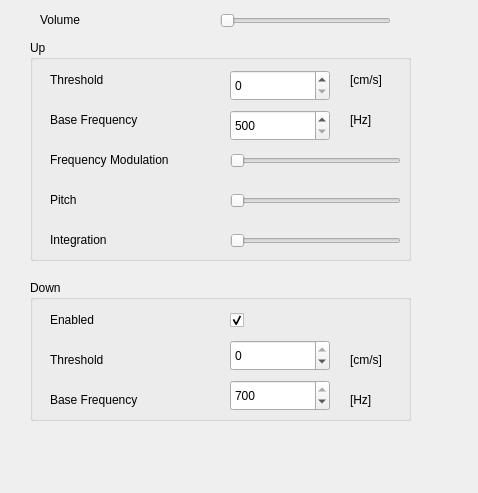
<?xml version="1.0" encoding="UTF-8"?>
<ui version="4.0">
 <class>AcousticFrame</class>
 <widget class="QWidget" name="AcousticFrame">
  <property name="geometry">
   <rect>
    <x>0</x>
    <y>0</y>
    <width>478</width>
    <height>493</height>
   </rect>
  </property>
  <property name="windowTitle">
   <string>Acoustic</string>
  </property>
  <widget class="QLabel" name="textLabel_Volume">
   <property name="geometry">
    <rect>
     <x>40</x>
     <y>10</y>
     <width>150</width>
     <height>20</height>
    </rect>
   </property>
   <property name="text">
    <string>Volume</string>
   </property>
   <property name="wordWrap">
    <bool>false</bool>
   </property>
  </widget>
  <widget class="QSlider" name="slider_Volume">
   <property name="geometry">
    <rect>
     <x>220</x>
     <y>10</y>
     <width>171</width>
     <height>21</height>
    </rect>
   </property>
   <property name="maximum">
    <number>100</number>
   </property>
   <property name="singleStep">
    <number>25</number>
   </property>
   <property name="pageStep">
    <number>25</number>
   </property>
   <property name="orientation">
    <enum>Qt::Horizontal</enum>
   </property>
  </widget>
  <widget class="QGroupBox" name="groupBox_Up">
   <property name="geometry">
    <rect>
     <x>30</x>
     <y>40</y>
     <width>381</width>
     <height>221</height>
    </rect>
   </property>
   <property name="title">
    <string>Up</string>
   </property>
   <widget class="QLabel" name="textLabel_ThresholdUnit_2">
    <property name="geometry">
     <rect>
      <x>320</x>
      <y>30</y>
      <width>67</width>
      <height>20</height>
     </rect>
    </property>
    <property name="text">
     <string>[cm/s]</string>
    </property>
    <property name="wordWrap">
     <bool>false</bool>
    </property>
   </widget>
   <widget class="QLabel" name="textLabel_UpFreq">
    <property name="geometry">
     <rect>
      <x>20</x>
      <y>70</y>
      <width>150</width>
      <height>20</height>
     </rect>
    </property>
    <property name="text">
     <string>Base Frequency</string>
    </property>
    <property name="wordWrap">
     <bool>false</bool>
    </property>
   </widget>
   <widget class="QLabel" name="textLabel_Threshold">
    <property name="geometry">
     <rect>
      <x>20</x>
      <y>30</y>
      <width>134</width>
      <height>20</height>
     </rect>
    </property>
    <property name="text">
     <string>Threshold</string>
    </property>
    <property name="wordWrap">
     <bool>false</bool>
    </property>
   </widget>
   <widget class="QSpinBox" name="spinBox_UpFreq">
    <property name="geometry">
     <rect>
      <x>200</x>
      <y>70</y>
      <width>100</width>
      <height>31</height>
     </rect>
    </property>
    <property name="minimum">
     <number>500</number>
    </property>
    <property name="maximum">
     <number>1400</number>
    </property>
    <property name="singleStep">
     <number>1</number>
    </property>
   </widget>
   <widget class="QSpinBox" name="spinBox_Threshold">
    <property name="geometry">
     <rect>
      <x>200</x>
      <y>30</y>
      <width>100</width>
      <height>31</height>
     </rect>
    </property>
    <property name="minimum">
     <number>0</number>
    </property>
    <property name="maximum">
     <number>20</number>
    </property>
   </widget>
   <widget class="QSlider" name="slider_Pitch">
    <property name="geometry">
     <rect>
      <x>200</x>
      <y>150</y>
      <width>171</width>
      <height>21</height>
     </rect>
    </property>
    <property name="minimum">
     <number>1</number>
    </property>
    <property name="maximum">
     <number>7</number>
    </property>
    <property name="pageStep">
     <number>1</number>
    </property>
    <property name="orientation">
     <enum>Qt::Horizontal</enum>
    </property>
   </widget>
   <widget class="QLabel" name="textLabel_Integration">
    <property name="geometry">
     <rect>
      <x>20</x>
      <y>190</y>
      <width>150</width>
      <height>20</height>
     </rect>
    </property>
    <property name="text">
     <string>Integration</string>
    </property>
    <property name="wordWrap">
     <bool>false</bool>
    </property>
   </widget>
   <widget class="QSlider" name="slider_Integration">
    <property name="geometry">
     <rect>
      <x>200</x>
      <y>190</y>
      <width>171</width>
      <height>21</height>
     </rect>
    </property>
    <property name="minimum">
     <number>1</number>
    </property>
    <property name="maximum">
     <number>35</number>
    </property>
    <property name="orientation">
     <enum>Qt::Horizontal</enum>
    </property>
   </widget>
   <widget class="QLabel" name="textLabel_FreqMod">
    <property name="geometry">
     <rect>
      <x>20</x>
      <y>110</y>
      <width>162</width>
      <height>20</height>
     </rect>
    </property>
    <property name="text">
     <string>Frequency Modulation</string>
    </property>
    <property name="wordWrap">
     <bool>false</bool>
    </property>
   </widget>
   <widget class="QLabel" name="textLabel_Pitch">
    <property name="geometry">
     <rect>
      <x>20</x>
      <y>150</y>
      <width>150</width>
      <height>20</height>
     </rect>
    </property>
    <property name="text">
     <string>Pitch</string>
    </property>
    <property name="wordWrap">
     <bool>false</bool>
    </property>
   </widget>
   <widget class="QSlider" name="slider_FreqMod">
    <property name="geometry">
     <rect>
      <x>200</x>
      <y>110</y>
      <width>171</width>
      <height>21</height>
     </rect>
    </property>
    <property name="cursor">
     <cursorShape>ArrowCursor</cursorShape>
    </property>
    <property name="minimum">
     <number>2</number>
    </property>
    <property name="maximum">
     <number>9</number>
    </property>
    <property name="pageStep">
     <number>1</number>
    </property>
    <property name="orientation">
     <enum>Qt::Horizontal</enum>
    </property>
   </widget>
   <widget class="QLabel" name="textLabel_UpFreqUnit_2">
    <property name="geometry">
     <rect>
      <x>320</x>
      <y>70</y>
      <width>67</width>
      <height>20</height>
     </rect>
    </property>
    <property name="text">
     <string>[Hz]</string>
    </property>
    <property name="wordWrap">
     <bool>false</bool>
    </property>
   </widget>
  </widget>
  <widget class="QGroupBox" name="groupBox_Down">
   <property name="geometry">
    <rect>
     <x>30</x>
     <y>280</y>
     <width>381</width>
     <height>141</height>
    </rect>
   </property>
   <property name="title">
    <string>Down</string>
   </property>
   <widget class="QSpinBox" name="spinBox_Sink">
    <property name="geometry">
     <rect>
      <x>200</x>
      <y>60</y>
      <width>100</width>
      <height>31</height>
     </rect>
    </property>
    <property name="prefix">
     <string/>
    </property>
    <property name="minimum">
     <number>-99</number>
    </property>
    <property name="maximum">
     <number>0</number>
    </property>
   </widget>
   <widget class="QLabel" name="textLabel_SinkUnit">
    <property name="geometry">
     <rect>
      <x>320</x>
      <y>70</y>
      <width>50</width>
      <height>20</height>
     </rect>
    </property>
    <property name="text">
     <string>[cm/s]</string>
    </property>
    <property name="wordWrap">
     <bool>false</bool>
    </property>
   </widget>
   <widget class="QLabel" name="textLabel_DownFreqUnit">
    <property name="geometry">
     <rect>
      <x>320</x>
      <y>110</y>
      <width>33</width>
      <height>20</height>
     </rect>
    </property>
    <property name="text">
     <string>[Hz]</string>
    </property>
    <property name="wordWrap">
     <bool>false</bool>
    </property>
   </widget>
   <widget class="QCheckBox" name="checkBox_SinkAcoustic">
    <property name="geometry">
     <rect>
      <x>200</x>
      <y>30</y>
      <width>21</width>
      <height>20</height>
     </rect>
    </property>
    <property name="text">
     <string/>
    </property>
    <property name="checked">
     <bool>true</bool>
    </property>
   </widget>
   <widget class="QLabel" name="textLabel_Sink">
    <property name="geometry">
     <rect>
      <x>20</x>
      <y>70</y>
      <width>134</width>
      <height>20</height>
     </rect>
    </property>
    <property name="text">
     <string>Threshold</string>
    </property>
    <property name="wordWrap">
     <bool>false</bool>
    </property>
   </widget>
   <widget class="QLabel" name="textLabel_DownFreq">
    <property name="geometry">
     <rect>
      <x>20</x>
      <y>110</y>
      <width>150</width>
      <height>20</height>
     </rect>
    </property>
    <property name="text">
     <string>Base Frequency</string>
    </property>
    <property name="wordWrap">
     <bool>false</bool>
    </property>
   </widget>
   <widget class="QSpinBox" name="spinBox_DownFreq">
    <property name="geometry">
     <rect>
      <x>200</x>
      <y>100</y>
      <width>100</width>
      <height>31</height>
     </rect>
    </property>
    <property name="minimum">
     <number>300</number>
    </property>
    <property name="maximum">
     <number>700</number>
    </property>
    <property name="singleStep">
     <number>1</number>
    </property>
    <property name="value">
     <number>700</number>
    </property>
   </widget>
   <widget class="QLabel" name="textLabel_Sink_2">
    <property name="geometry">
     <rect>
      <x>20</x>
      <y>30</y>
      <width>134</width>
      <height>20</height>
     </rect>
    </property>
    <property name="text">
     <string>Enabled</string>
    </property>
    <property name="wordWrap">
     <bool>false</bool>
    </property>
   </widget>
  </widget>
 </widget>
 <layoutdefault spacing="6" margin="11"/>
 <pixmapfunction>qPixmapFromMimeSource</pixmapfunction>
 <resources/>
 <connections/>
</ui>
